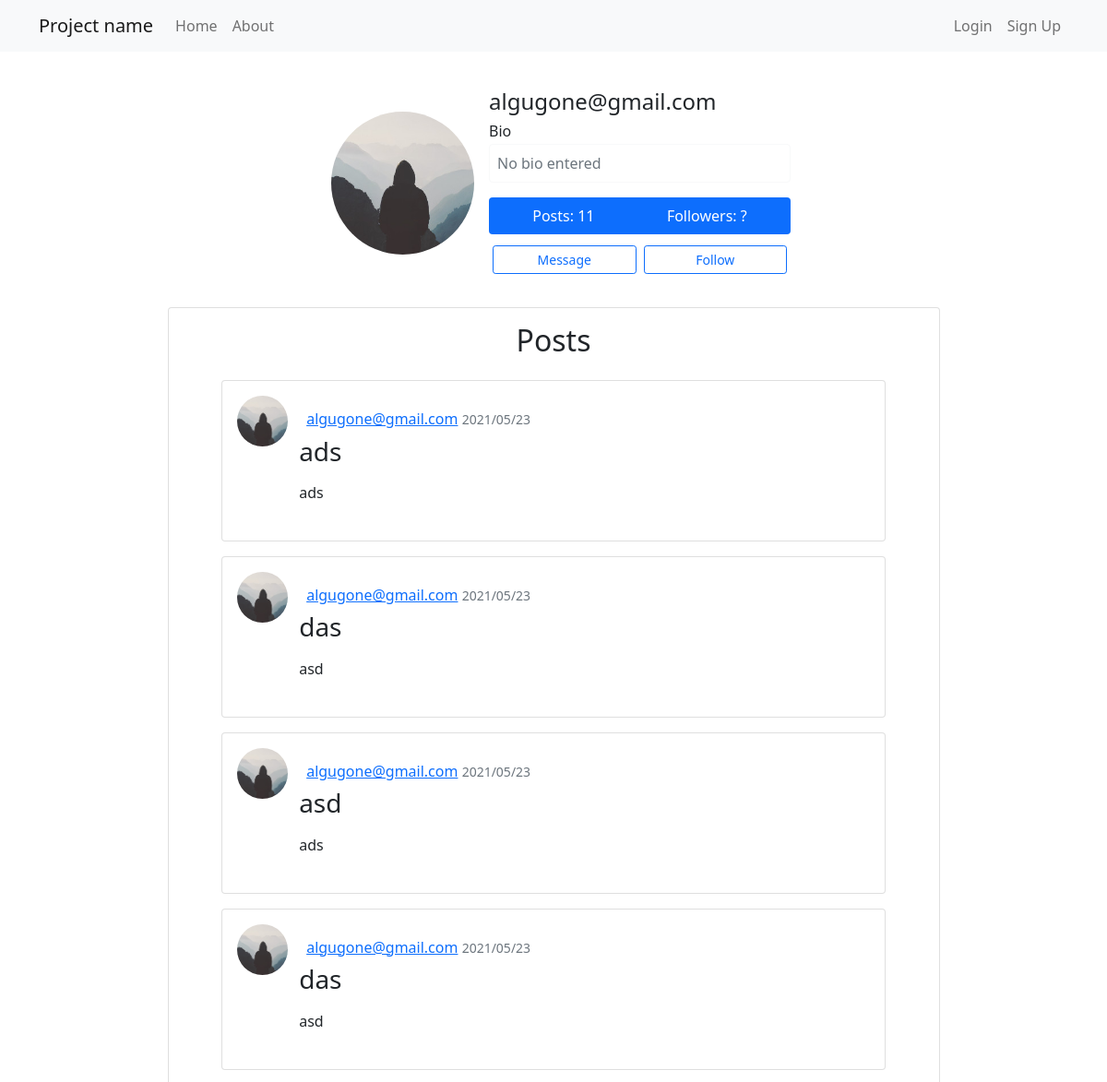
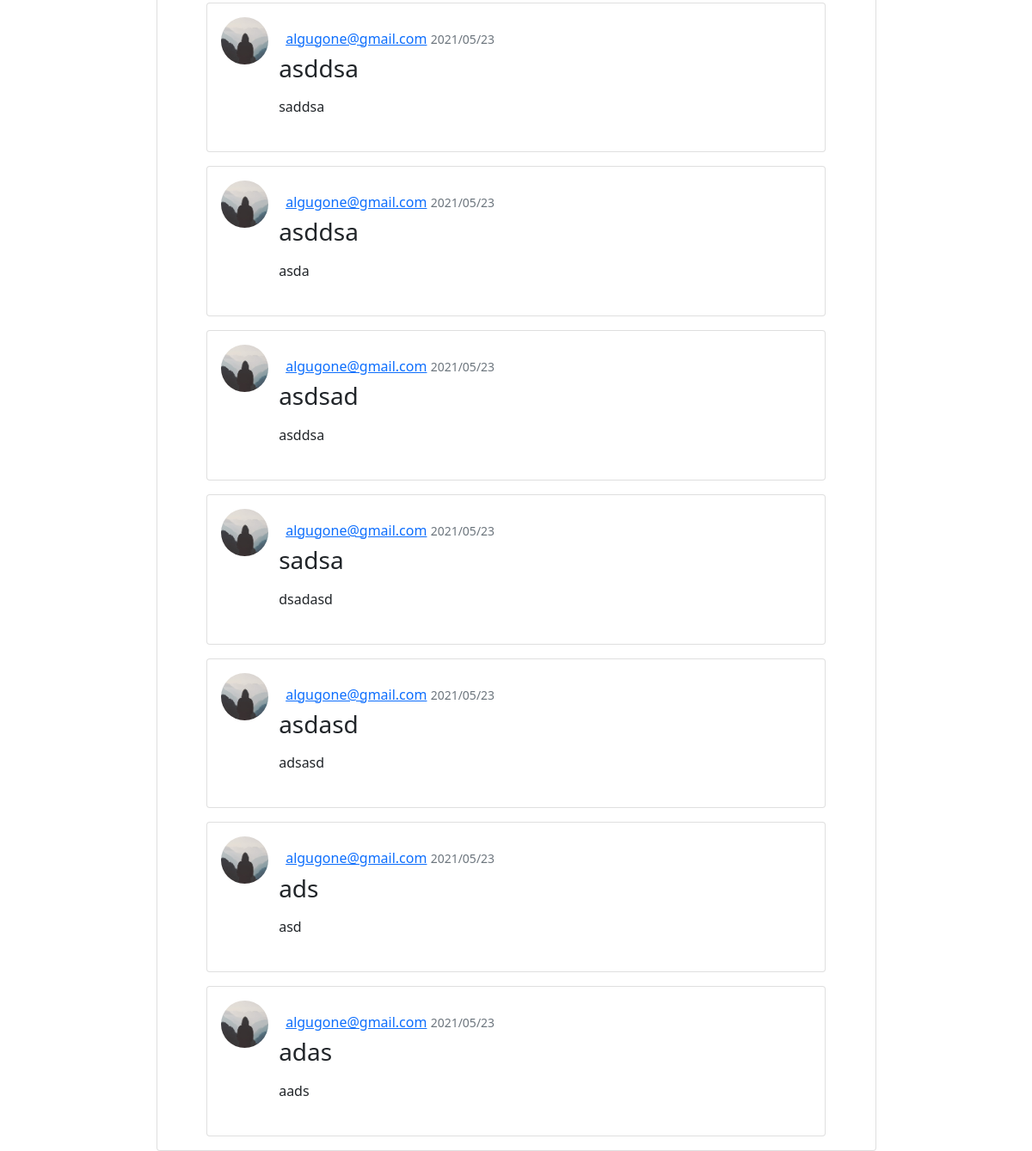
Page /user/1 on the committed database (2 pictures, top to bottom).
### flask_app/models.py (models this page shows, shortened)
class User(db.Model, UserMixin):
    id = db.Column(db.Integer, primary_key=True)
    username = db.Column(db.String(20), unique=True, nullable=False)
    email = db.Column(db.String(120), unique=True, nullable=False)
    profile_image = db.Column(db.String(20), nullable=False, default='default.jpg')
    password = db.Column(db.String(60), nullable=False)
    bio = db.Column(db.Text, nullable=True)
    posts = db.relationship('Posts', backref='author', lazy=True)
    followed = db.relationship(
        'User', secondary=followers,
        primaryjoin=(followers.c.follower_id == id),
        secondaryjoin=(followers.c.followed_id == id),
        backref=db.backref('followers', lazy='dynamic'), lazy='dynamic')

class Posts(db.Model):
    id = db.Column(db.Integer, primary_key=True)
    title = db.Column(db.String(100), nullable=False)
    date_posted = db.Column(db.DateTime, nullable=False, default=datetime.utcnow)
    content = db.Column(db.Text, nullable=False)
    post_image = db.Column(db.String(20), nullable=True)
    user_id = db.Column(db.Integer, db.ForeignKey('user.id'), nullable=False)

### flask_app/routes.py (the view)
@app.route("/user/<int:user_id>")
def user(user_id):
    user = User.query.get_or_404(user_id)
    if user == current_user:
        return redirect(url_for('account'))
    return render_template('account.html', current_user=current_user, user=user, image_file=user.profile_image, num_of_posts=len(user.posts))

### flask_app/templates/account.html (shortened to what this page needs)
{% extends "layout.html" %}
{% block body %}
    <div class="container d-flex justify-content-center">
        <div class="card p-3 w-50 border-0">
            <div class="d-flex align-items-center">
                <div class="image p-3">
                    <img src="{{ url_for('static', filename='profile_pics/' + user.profile_image) }}" class="rounded-circle" width="155" height="155" alt="pfp">
                </div>
                <div class="ml-3 w-100">
                    <h4 class="mb-0 mt-0">{{ user.username }}</h4>
                    <h6 class="mt-2 mb-1">Bio</h6>
                    {% if user.bio %}
                        <p class="border border-light rounded p-2" style="max-width: 43ch; white-space: pre-wrap;">{{ user.bio }}</p>
                    {% else %}
                        <p class="border border-light rounded p-2 text-muted" style="max-width: 43ch;">No bio entered</p>
                    {% endif %}
                    <div class="p-2 mt-2 bg-primary d-flex justify-content-around rounded text-white stats w-100">
                        <div class=" flex-column">
                            <span class="fs-6">Posts:</span>
                            <span class="number1">{{num_of_posts}}</span>
                        </div>
                        <div class="flex-column">
                            <span class="fs-6">Followers:</span>
                            <span class="number2">?</span>
                        </div>
                    </div>
                    {% if not user == current_user %}
                        <div class="button mt-2 d-flex flex-row align-items-center">
                            <button class="btn btn-sm btn-outline-primary w-100 m-1">Message</button>
                            <button class="btn btn-sm btn-outline-primary w-100 m-1">Follow</button>
                        </div>
                    {% else %}
                        <a class="btn btn-primary w-100 mt-2" data-toggle="collapse" href="#edit-info" role="button" aria-expanded="false" aria-controls="collapseExample">
                            Edit Account Details
                        </a>
                    {% endif %}
                </div>
            </div>
        </div>
    </div>
    <div class="d-flex justify-content-center">
        <div class="card p-3 w-75 mt-3 d-flex justify-content-center">
            <h2 class="d-flex justify-content-center">Posts</h2>
                {% for post in user.posts[::-1] %}
                    <div class="d-flex justify-content-center">
                        <div class="card mt-3" style="width: 45rem;">
                            <div class="card-body">
                                <div class="row">
                                    <div class="col-1 ml-lg-1">
                                        <img class="rounded-circle" style="height: 55px; width: 55px;" src="{{ url_for('static', filename='profile_pics/' + post.author.profile_image) }}" alt="pfp">
                                    </div>
                                    <div class="col-9 m-2">
                                        <h6 class="card-subtitle m-2 text-muted">
                                            <a class="mr-3" href="#">{{ post.author.username }}</a>
                                            <small class="text-muted">{{ post.date_posted.strftime('%Y/%m/%d') }}</small>
                                        </h6>
                                        <h3 class="card-title">{{ post.title }}</h3>
                                        <p class="card-text"><p class="card-text">{{ post.content }}</p></p>
                                    </div>
                                </div>
                            </div>
                        </div>
                    </div>
            {% endfor %}
        </div>
    </div>
{% endblock %}

### rows in the picture
User: profile_image (placeholder picture), username "algugone@gmail.com"
Posts: profile_image (placeholder picture), author.username "algugone@gmail.com", date_posted "2021/05/23", title "ads", content "ads"
Posts: profile_image (placeholder picture), author.username "algugone@gmail.com", date_posted "2021/05/23", title "das", content "asd"
Posts: profile_image (placeholder picture), author.username "algugone@gmail.com", date_posted "2021/05/23", title "asd", content "ads"
Posts: profile_image (placeholder picture), author.username "algugone@gmail.com", date_posted "2021/05/23", title "das", content "asd"
Posts: profile_image (placeholder picture), author.username "algugone@gmail.com", date_posted "2021/05/23", title "asddsa", content "saddsa"
Posts: profile_image (placeholder picture), author.username "algugone@gmail.com", date_posted "2021/05/23", title "asddsa", content "asda"
Posts: profile_image (placeholder picture), author.username "algugone@gmail.com", date_posted "2021/05/23", title "asdsad", content "asddsa"
Posts: profile_image (placeholder picture), author.username "algugone@gmail.com", date_posted "2021/05/23", title "sadsa", content "dsadasd"
Posts: profile_image (placeholder picture), author.username "algugone@gmail.com", date_posted "2021/05/23", title "asdasd", content "adsasd"
Posts: profile_image (placeholder picture), author.username "algugone@gmail.com", date_posted "2021/05/23", title "ads", content "asd"
Posts: profile_image (placeholder picture), author.username "algugone@gmail.com", date_posted "2021/05/23", title "adas", content "aads"

### other values in the picture
{{ num_of_posts }} "11"
